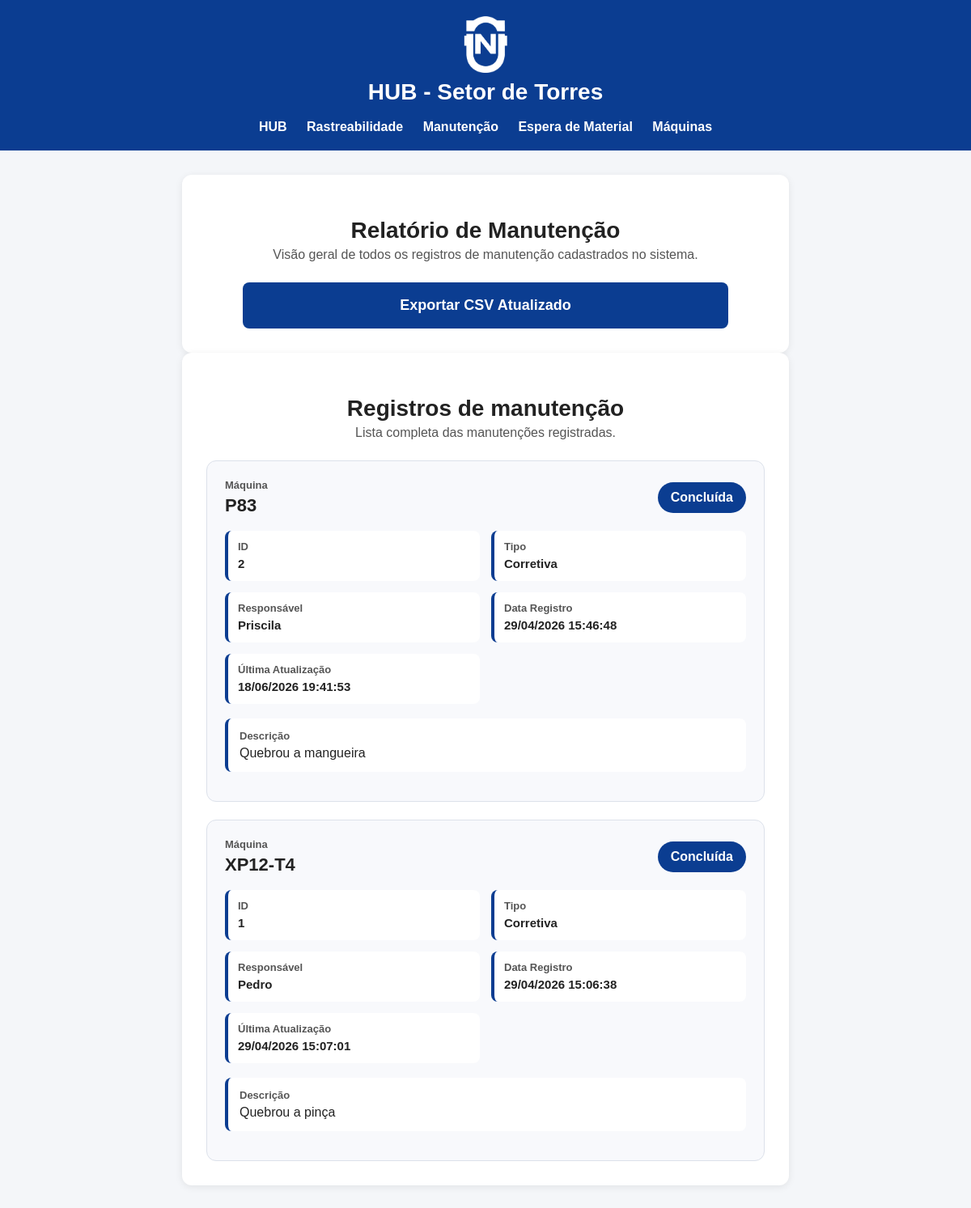
/manutencao/relatorio, run on the app's committed database.
### tables this page shows
CREATE TABLE manutencoes (
            id INTEGER PRIMARY KEY AUTOINCREMENT,
            maquina TEXT NOT NULL,
            tipo_manutencao TEXT NOT NULL,
            descricao TEXT NOT NULL,
            responsavel TEXT NOT NULL,
            status TEXT NOT NULL,
            observacao TEXT,
            data_registro TEXT NOT NULL
        , data_atualizacao TEXT);

### app.py (the view)
@app.route("/manutencao/relatorio")
def manutencao_relatorio():
    conn = get_connection()
    registros = conn.execute("""
        SELECT *
        FROM manutencoes
        ORDER BY id DESC
    """).fetchall()
    conn.close()
    return render_template(
        "manutencao/relatorio.html",
        registros=registros
    )

### app.py (called while the page is built)
def get_connection():
    conn = sqlite3.connect(DATABASE)
    conn.row_factory = sqlite3.Row
    return conn

### templates/manutencao/relatorio.html (shortened to what this page needs)
{% extends "base.html" %}
{% block content %}
<div class="card">
    <h2>Relatório de Manutenção</h2>
    <p class="page-subtitle">
        Visão geral de todos os registros de manutenção cadastrados no sistema.
    </p>
    <div class="menu-grid">
        <a class="btn" href="{{ url_for('manutencao_exportar_csv') }}">
            Exportar CSV Atualizado
        </a>
    </div>
</div>
{% if registros %}
<div class="card">
    <h2>Registros de manutenção</h2>
    <p class="page-subtitle">
        Lista completa das manutenções registradas.
    </p>
    <div class="maintenance-list">
        {% for r in registros %}
        <div class="maintenance-card">
            <div class="maintenance-header">
                <div>
                    <span class="maintenance-label">Máquina</span>
                    <h3>{{ r['maquina'] }}</h3>
                </div>
                <div class="status-badge">
                    {{ r['status'] }}
                </div>
            </div>
            <div class="maintenance-info-grid">
                <div>
                    <span>ID</span>
                    <strong>{{ r['id'] }}</strong>
                </div>
                <div>
                    <span>Tipo</span>
                    <strong>{{ r['tipo_manutencao'] }}</strong>
                </div>
                <div>
                    <span>Responsável</span>
                    <strong>{{ r['responsavel'] }}</strong>
                </div>
                <div>
                    <span>Data Registro</span>
                    <strong>{{ r['data_registro'] }}</strong>
                </div>
                <div>
                    <span>Última Atualização</span>
                    <strong>{{ r['data_atualizacao'] or "Sem atualização" }}</strong>
                </div>
            </div>
            <div class="maintenance-description">
                <span>Descrição</span>
                <p>{{ r['descricao'] }}</p>
            </div>
        </div>
        {% endfor %}
    </div>
</div>
{% endif %}
{% endblock %}

### templates/base.html (shortened to what this page needs)
<!DOCTYPE html>
<html lang="pt-BR">
<head>
    <link rel="stylesheet" href="{{ url_for('static', filename='style.css') }}">
</head>
<body>
    <header>
    <div class="topo-logo">
        <img src="{{ url_for('static', filename='logo-nuclep.png') }}" alt="Logo NUCLEP" class="logo-nuclep">
        <h1>HUB - Setor de Torres</h1>
    </div>
    <nav>
    <a href="{{ url_for('index') }}">HUB</a>
    <a href="{{ url_for('rastreabilidade') }}">Rastreabilidade</a>
    <a href="{{ url_for('manutencao') }}">Manutenção</a>
    <a href="{{ url_for('espera_material') }}">Espera de Material</a>
    <a href="{{ url_for('mapa_maquinas') }}">Máquinas</a>
    </nav>
</header>
    <main>
        {% block content %}{% endblock %}
    </main>
</body>
</html>

### static/style.css (style rules this page uses)
* { box-sizing: border-box; }
body { font-family: Arial, sans-serif; background: #f4f6f9; margin: 0; padding: 0; color: #222; }
header { background: #0b3d91; color: white; padding: 20px; text-align: center; }
.topo-logo { display: flex; flex-direction: column; align-items: center; justify-content: center; gap: 8px; }
.logo-nuclep { height: 70px; width: auto; object-fit: contain; }
header h1 { margin: 0; font-size: 28px; }
nav { margin-top: 18px; }
nav a { color: white; text-decoration: none; margin: 0 10px; font-weight: bold; }
main { max-width: 1000px; margin: 30px auto; padding: 0 20px; }
.card { background: white; padding: 30px; border-radius: 12px; box-shadow: 0 2px 10px rgba(0,0,0,0.08); }
.card h2 { font-size: 28px; margin-bottom: 10px; }
.card p { font-size: 16px; margin-bottom: 25px; }
.menu-grid { display: flex; flex-direction: column; gap: 16px; max-width: 600px; margin: 25px auto 0 auto; }
button, .btn { background: #0b3d91; color: white; border: none; border-radius: 8px; cursor: pointer; text-align: center; text-decoration: none; display: block; width: 100%; padding: 18px 20px; font-size: 18px; font-weight: bold; }
.card { max-width: 750px; margin: 0 auto; }
.card h2 { text-align: center; }
.page-subtitle { text-align: center; color: #555; margin-top: -5px; margin-bottom: 20px; }
.maintenance-list { display: flex; flex-direction: column; gap: 22px; margin-top: 25px; }
.maintenance-card { background: #f8f9fc; border: 1px solid #dce1ea; border-radius: 12px; padding: 22px; }
.maintenance-header { display: flex; align-items: center; justify-content: space-between; gap: 20px; margin-bottom: 18px; }
.maintenance-header h3 { margin: 4px 0 0 0; font-size: 22px; }
.maintenance-label, .maintenance-info-grid span, .maintenance-description span { display: block; font-size: 13px; color: #555; font-weight: bold; margin-bottom: 5px; }
.status-badge { background: #0b3d91; color: white; padding: 10px 16px; border-radius: 999px; font-weight: bold; white-space: nowrap; }
.maintenance-info-grid { display: grid; grid-template-columns: 1fr 1fr; gap: 14px; margin-bottom: 18px; }
.maintenance-info-grid div { background: white; border-radius: 8px; padding: 12px; border-left: 4px solid #0b3d91; }
.maintenance-info-grid strong { font-size: 15px; }
.maintenance-description { background: white; border-radius: 8px; padding: 14px; margin-bottom: 14px; border-left: 4px solid #0b3d91; }
.maintenance-description p { text-align: left; margin: 0; color: #222; }

### data on the page
manutencoes: maquina "P83", status "Concluída", id "2", tipo_manutencao "Corretiva", responsavel "Priscila", data_registro "29/04/2026 15:46:48", data_atualizacao "18/06/2026 19:41:53", descricao "Quebrou a mangueira"
manutencoes: maquina "XP12-T4", status "Concluída", id "1", tipo_manutencao "Corretiva", responsavel "Pedro", data_registro "29/04/2026 15:06:38", data_atualizacao "29/04/2026 15:07:01", descricao "Quebrou a pinça"
